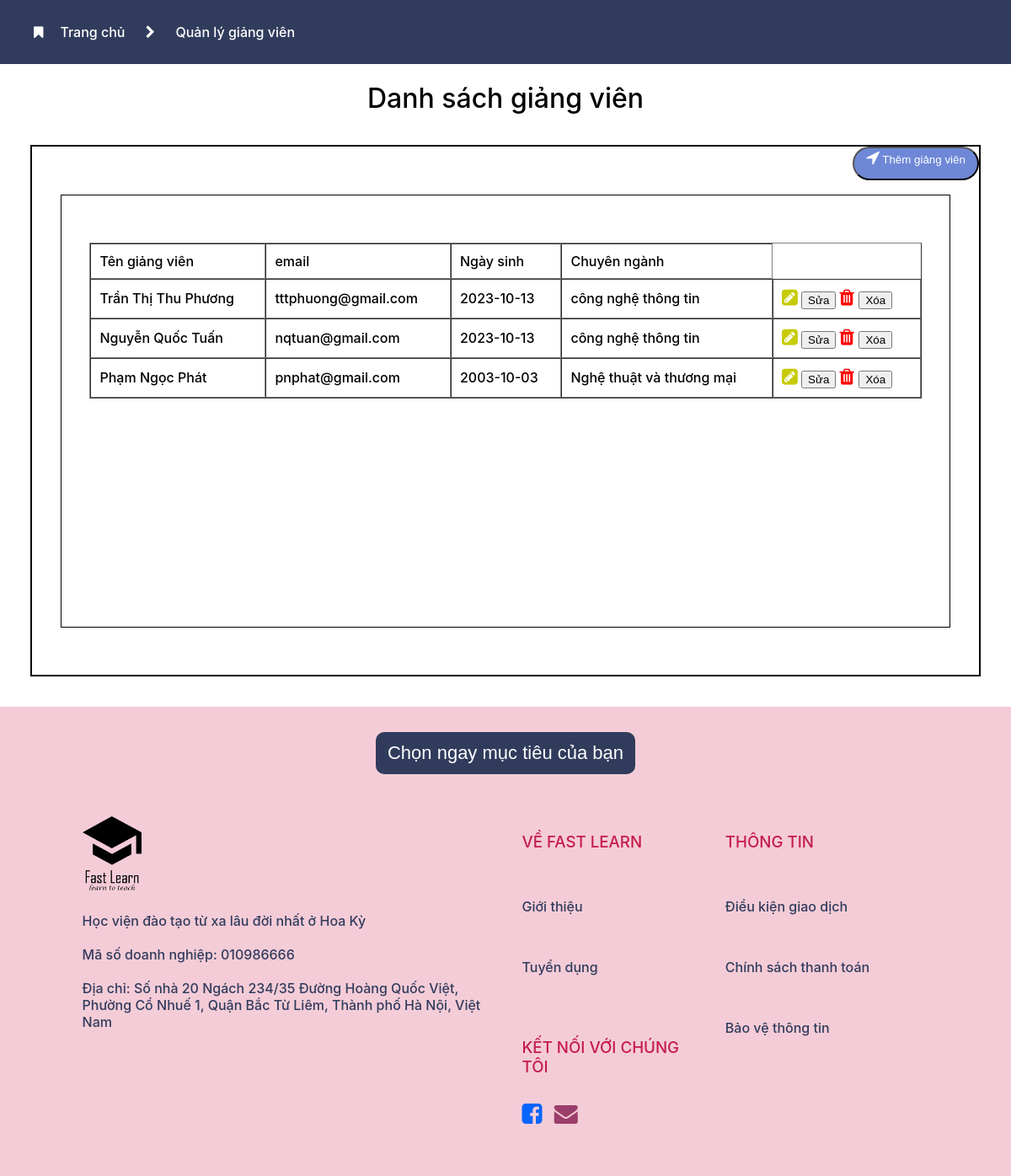
Screenshot of /admin/QLGV/qlgv_list.php with the database file from the repository.
### tables this page shows
CREATE TABLE IF NOT EXISTS `giangvien` (
  `maGiangVien` int NOT NULL AUTO_INCREMENT,
  `tenGiangVien` varchar(50) NOT NULL,
  `email` varchar(50) NOT NULL,
  `ngaySinh` date NOT NULL,
  `chuyenNganh` varchar(50) NOT NULL,
  `gioiThieu` varchar(250) NOT NULL,
  PRIMARY KEY (`maGiangVien`),
  KEY `email` (`email`)
);

### admin/QLGV/lib/qlgv.php (called while the page is built, shortened)
<?php
global $conn;
function get_all_giangvien()
{
    global $conn;
    $sql = "SELECT * FROM giangvien
    WHERE 1";
    $query = $conn->query($sql);
    $result = array();
    while ($row = $query->fetch(PDO::FETCH_ASSOC)){
        $result[] = $row;
    }
    return $result;
    var_dump($result);
}

### admin/QLGV/qlgv_list.php (the view, shortened to what this page needs)
<?php
require 'lib/qlgv.php';
$employe = get_all_giangvien();
?>
<!DOCTYPE html>
<html>
<head>
    <link rel="stylesheet" href="https://cdnjs.cloudflare.com/ajax/libs/font-awesome/4.7.0/css/font-awesome.min.css">
    <link rel="stylesheet" type="text/css" href="chung.css">
</head>
<body>
    <div class="tren">
<span>    <i class="fa fa-bookmark" aria-hidden="true"></i><a href="../home.php">Trang chủ</a> </span> <i class="fa fa-chevron-right" aria-hidden="true"></i> <span>Quản lý giảng viên</span>
    </div>
    <h1 style="text-align: center;">Danh sách giảng viên</h1>
    <div style="margin:3%; border: 2px solid black">
       <div>
        <button class="btthem">
    <a style="color: white;" href="qlgv_add.php"><i style="font-size: 20px;" class="fa fa-location-arrow" aria-hidden="true"></i> Thêm giảng viên</a> <br /> <br />
    </button>
       </div>
        <div style=" margin: 5% 3%;padding: 5% 3%;border: 1px solid black; height: 400px;">
            <table width="100%" border="1" cellspacing="0" cellpadding="10">
        <tr>
            <td><b>Tên giảng viên</b></td>
            <td><b>email</b></td>
            <td><b>Ngày sinh</b></td>
            <td><b>Chuyên ngành</b></td>
        </tr>
        <?php foreach ($employe as $item) { ?>
            <tr>
                <td><?php echo $item['tenGiangVien']; ?></td>
                <td><?php echo $item['email']; ?></td>
                <td><?php echo $item['ngaySinh']; ?></td>
                <td><?php echo $item['chuyenNganh']; ?></td>
                <td>
                    <form method="post" action="qlgv_del.php">
                        <span>
                            <i style=" color: #C7CB07; font-size: 22px;" class="fa fa-pencil-square" aria-hidden="true"></i>
                        <input class="sua" onclick="window.location =
                        'qlgv_edit.php?maGiangVien=<?php echo $item['maGiangVien']; ?>'" type="button" value="Sửa" />
                        </span>
                        <span>
                             <i style=" color: red; font-size: 22px;" class="fa fa-trash" aria-hidden="true">
                             <input class="xoa" onclick="return confirm('Bạn có chắc muốn xóa không?');" type="submit" name="delete" value="Xóa" />
                            </i>
                        </span>
                    </form>
                </td>
            </tr>
        <?php } ?>
    </table>
        </div>
    </div>
    <div class="footer">
			<button>Chọn ngay mục tiêu của bạn</button>
			<div class="nhom" >
				<div class="pt">
					<img src="logo.png" alt="" width="70" height="auto">
					<div style="margin-top: 20px;">Học viện đào tạo từ xa lâu đời nhất ở Hoa Kỳ</div>
					<div style="margin-top: 20px;">Mã số doanh nghiệp: 010986666</div>
					<div style="margin-top: 20px;">Địa chỉ: Số nhà 20 Ngách 234/35 Đường Hoàng Quốc Việt,
						Phường Cổ Nhuế 1, Quận Bắc Từ Liêm, Thành phố Hà Nội, Việt Nam</div>
				</div>
				<div class="pt">
					<div class="dt">
						<h3>VỀ FAST LEARN</h3><br>
						<a href="#about"><p>Giới thiệu</p></a><br>
						<a href="#"><p>Tuyển dụng</p></a><br>
						<br>
						<h3 style="margin-bottom: 10px;">KẾT NỐI VỚI CHÚNG TÔI</h3><br>
						<span><a href="#"><i style="color:#0765FF; font-size: 28px;" class="fa fa-facebook-square" aria-hidden="true"></i></a></span>
						<span><a href="#"><i style="color:#9A3E6A;font-size: 28px;" class="fa fa-envelope" aria-hidden="true"></i></a></span>
					</div>
					<div class="dt">
						<h3>THÔNG TIN</h3><br>
						<a href="#about"><p>Điều kiện giao dịch</p></a><br>
						<a href="#"><p>Chính sách thanh toán</p></a><br>
						<a href="#"><p>Bảo vệ thông tin</p></a>
						<br>
					</div>
				</div>
			</div>
		</div>
</body>
</html>

### admin/QLGV/chung.css (style rules this page uses)
:root { --color1: #F4CCD7; --color2: #FBDBE4; --color3: #313C5D; --color4: #FFF8F8; --color5: #C51C4C; }
body { padding: 0; margin: 0; box-sizing: border-box; font-family: Inter Medium; }
.tren i { margin: 20px; }
.tren { padding: 10px 20px; background-color: var(--color3); color: white; }
a { text-decoration: none; }
.tren a { color: white; }
.btthem { width: 150px; height: 40px; background-color: #6E88D7; border-radius: 25px; float: right; text-align: center; }
form i { font-size: 11px; }
.footer button { width: 30%; height: 50px; border: none; background-color: var(--color3); text-align: center; border-radius: 10px; font-size: 22px; color: white; margin: 30px 0; }
.nhom::after { content: ""; display: table; clear: both; }
.pt { width: 48%; float: left; text-align: left; padding: 10px; }
.footer { background-color: var(--color1); text-align: center; padding: 0 7.3%; }
.pt::after { content: ""; display: table; clear: both; max-width: 100%; }
.dt { width: 45%; float: left; padding: 0 10px }
.nhom { padding: 10px 0 50px 0; }
.dt p { color: var(--color3); }
.dt h3 { color: var(--color5); }
.pt div { color: var(--color3); }
.dt span { margin: 20px 10px 0 0; }

### rows the page displays
giangvien: tenGiangVien "Trần Thị Thu Phương", email "tttphuong@gmail.com", ngaySinh "2023-10-13", chuyenNganh "công nghệ thông tin"
giangvien: tenGiangVien "Nguyễn Quốc Tuấn", email "nqtuan@gmail.com", ngaySinh "2023-10-13", chuyenNganh "công nghệ thông tin"
giangvien: tenGiangVien "Phạm Ngọc Phát", email "pnphat@gmail.com", ngaySinh "2003-10-03", chuyenNganh "Nghệ thuật và thương mại"
